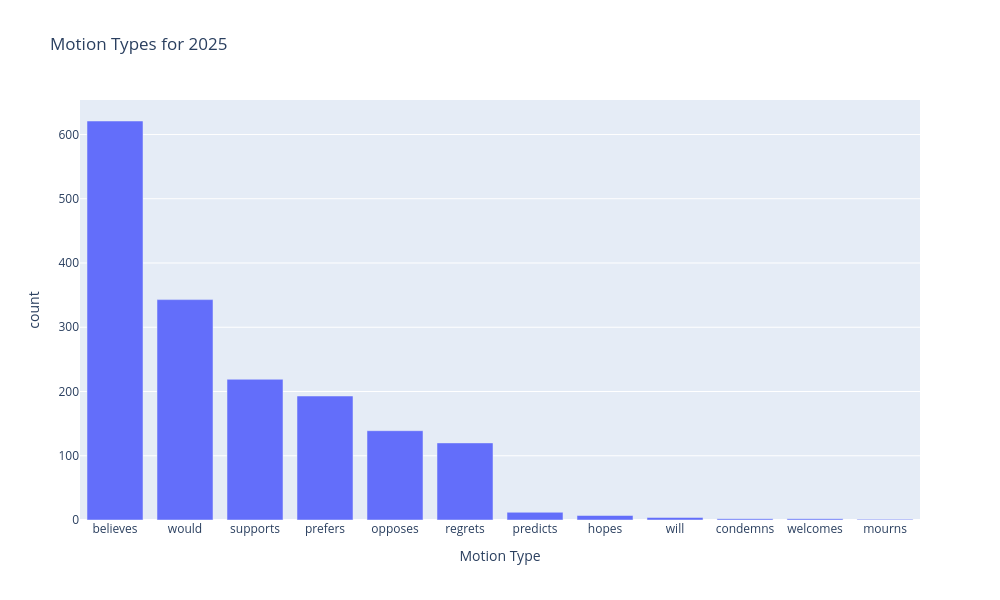

The notebook cell this image was saved under:
### Code cell
year_counts = df_this_year.value_counts('Motion Type')

px.bar(
    year_counts, 
    y='count', 
    title=f'Motion Types for {current_year}',
    labels={'Motion Type': 'Motion Type'},
    height=600,
    width=1000
).show()

### Figure 1 — Plotly figure (JSON) as saved in the notebook; plotly's stock layout.template omitted (floating-point values rounded to 4 significant figures)
{"data": [{"hovertemplate": "Motion Type=%{x}<br>count=%{y}<extra></extra>", "legendgroup": "", "marker": {"color": "#636efa", "pattern": {"shape": ""}}, "name": "", "orientation": "v", "showlegend": false, "textposition": "auto", "type": "bar", "x": ["believes", "would", "supports", "prefers", "opposes", "regrets", "predicts", "hopes", "will", "condemns", "welcomes", "mourns"], "xaxis": "x", "y": [621, 343, 219, 193, 139, 120, 12, 7, 4, 2, 2, 1], "yaxis": "y"}], "layout": {"barmode": "relative", "height": 600, "legend": {"tracegroupgap": 0}, "title": {"text": "Motion Types for 2025"}, "width": 1000, "xaxis": {"anchor": "y", "domain": [0, 1], "title": {"text": "Motion Type"}}, "yaxis": {"anchor": "x", "domain": [0, 1], "title": {"text": "count"}}}}
